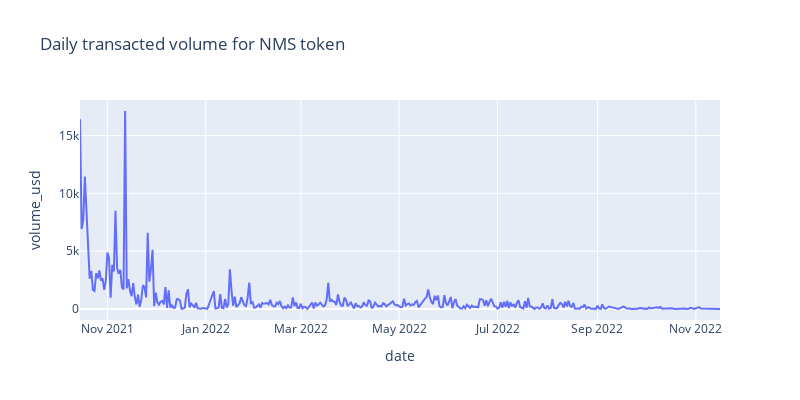

The cell this chart's notebook holds for it:
### Code cell
fig3 = px.line(nms_price_vlm_df, x= 'date', y='volume_usd',title="Daily transacted volume for NMS token", height=400, width=800)
fig3.show()

### Figure 1 — Plotly figure (JSON) as saved in the notebook; plotly's stock layout.template omitted (floating-point values rounded to 4 significant figures; data arrays with more than 128 entries replaced by an {"elided": "..."} marker saying what was removed)
{"data": [{"hovertemplate": "date=%{x}<br>volume_usd=%{y}<extra></extra>", "legendgroup": "", "line": {"color": "#636efa", "dash": "solid"}, "mode": "lines", "name": "", "orientation": "v", "showlegend": false, "type": "scatter", "x": {"elided": "352 str values"}, "xaxis": "x", "y": {"elided": "352 float values"}, "yaxis": "y"}], "layout": {"height": 400, "legend": {"tracegroupgap": 0}, "title": {"text": "Daily transacted volume for NMS token"}, "width": 800, "xaxis": {"anchor": "y", "domain": [0, 1], "title": {"text": "date"}}, "yaxis": {"anchor": "x", "domain": [0, 1], "title": {"text": "volume_usd"}}}}
